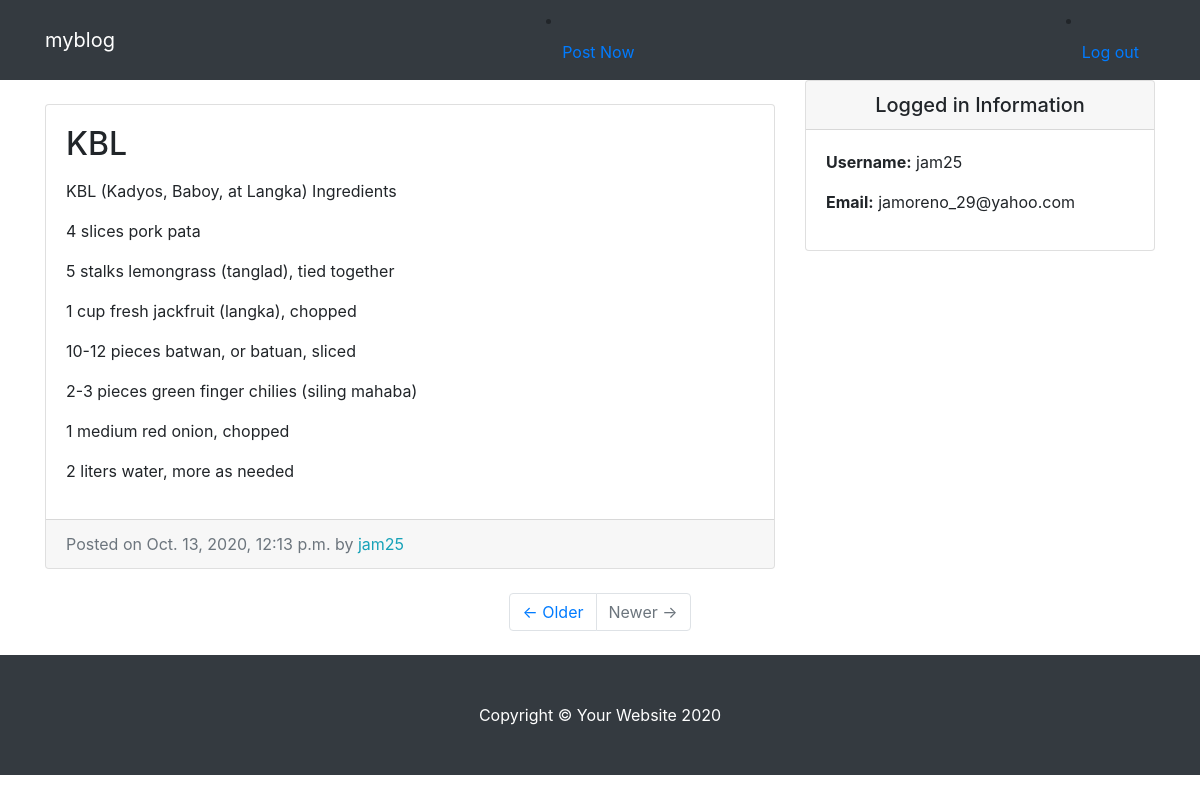
Page /entry/1/ (signed in) on the committed database.
### entries/models.py (models this page shows, shortened)
class Entry(models.Model):
	entry_title = models.CharField(max_length=50)
	entry_text = models.TextField()
	entry_date = models.DateTimeField(auto_now_add=True)
	entry_author = models.ForeignKey(User, on_delete=models.CASCADE)
	class Meta:
		verbose_name_plural = "entries"

### entries/views.py (the view)
# urls.py: path('entry/<int:pk>/', EntryView.as_view(), name = "entry-detail"),
class EntryView(LoginRequiredMixin, DetailView):
	model = Entry
	template_name = 'entries/entry_detail.html'

### entries/templates/entries/entry_detail.html
{% extends "entries/base.html" %}
{% block content %}
      <div class="col-md-8">
        <a href="{% url 'blog-home' %}"> Back to Home</a>
         <div class="card mb-4 mt-4">
          <div class="card-body">
            <h2 class="card-title">{{ object.entry_title }}</h2>
            <p class="card-text">{{ object.entry_text|linebreaks }}</p>
          </div>
          <div class="card-footer text-muted">
            Posted on {{ object.entry_date }} by
            <span class= "text-info mr-2">{{ object.entry_author }}</span>
          </div>
        </div>
      </div>
{% endblock %}

### entries/templates/entries/base.html (shortened to what this page needs)
{% load static %}
<!DOCTYPE html>
<html lang="en">
<head>
  <link href="{% static 'entries/vendor/bootstrap/css/bootstrap.min.css' %} " rel="stylesheet">
  <link href="{% static 'entries/css/blog-home.css' %}" rel="stylesheet">
</head>
<body>
  <nav class="navbar navbar-expand-lg navbar-dark bg-dark fixed-top">
    <div class="container">
      <a class="navbar-brand" href="{% url 'blog-home' %}">myblog </a>
          <li class="nav-item">
            <a class="nav-link" href="{% url 'create_entry' %}">Post Now</a>
          </li>
          <li class="nav-item">
            <a class="nav-link" href="{% url 'logout' %}">Log out</a>
          </li>
      </div>
  </nav>
  <div class="container">
    <div class="row">
      {% block content %} {% endblock %}
       <div class="col-md-4">
      <div class="card my-4">
          <h5 class="card-header text-center">Logged in Information</h5>
          <div class="card-body">
            <ul class="list-unstyled mb-0">
                <li>
                    <p> <strong>Username:</strong> {{user.username}} </p>
                </li>
                <li>
                    <p> <strong>Email:</strong> {{user.email}}</p>
                </li>
            </ul>
          </div>
        </div>
      </div>
      </div>
        <ul class="pagination justify-content-center mb-4">
          <li class="page-item">
            <a class="page-link" href="#">&larr; Older</a>
          </li>
          <li class="page-item disabled">
            <a class="page-link" href="#">Newer &rarr;</a>
          </li>
        </ul>
      </div>
  <footer class="py-5 bg-dark">
    <div class="container">
      <p class="m-0 text-center text-white">Copyright &copy; Your Website 2020</p>
    </div>
  </footer>
</body>
</html>

### entries/static/entries/css/blog-home.css (style rules this page uses)
body { padding-top: 56px; }

### rows in the picture
Entry: entry_title "KBL", entry_text "KBL (Kadyos, Baboy, at Langka) Ingredients 4 slices pork pata 5 stalks lemongrass (tanglad), tied together 1 cup fresh jackfruit (langka), chopped 10-12 pieces batwan, or batuan, sliced 2-3 pieces green finger chilies (siling mahaba) 1 medium red onion, chopped 2 liters water, more as needed", entry_date "Oct. 13, 2020, 12:13 p.m.", entry_author "jam25"

### other values in the picture
{{ user.username }} "jam25"
{{ user.email }} "jamoreno_29@yahoo.com"
